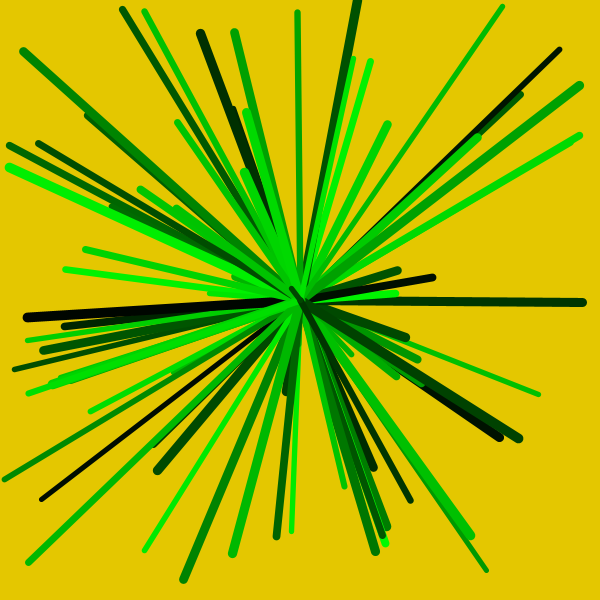
Frame 1 (no input)
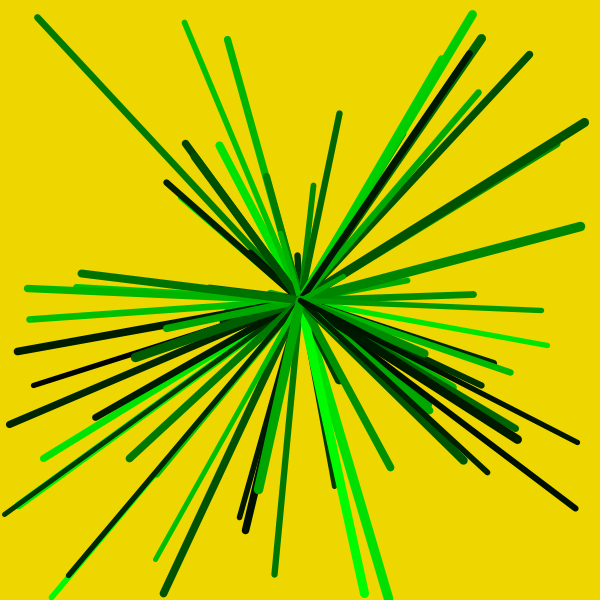
Frame 60 (the mouse pressed at the canvas centre just before this capture)
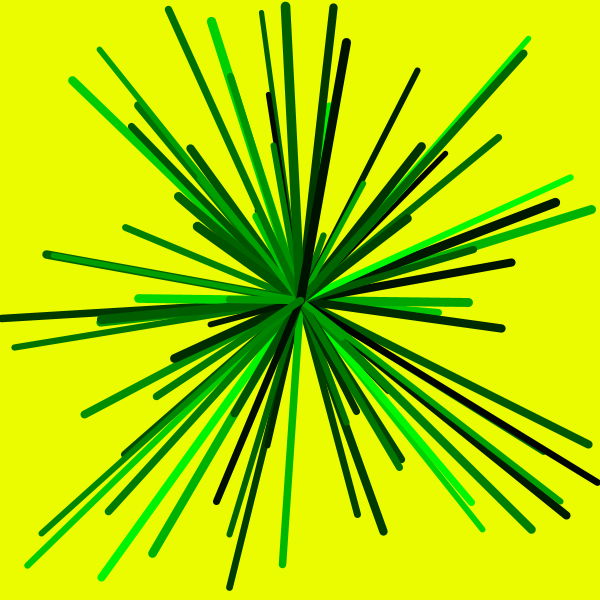
Frame 120 (the mouse held since frame 60 and released just before this capture)

The Processing sketch that drew these frames (run headless with seeded random() and noise(); from frame 60 on, the mouse is pressed at the canvas centre):

// Processing sketch: processing_58763
// ── processing_58763.pde

void setup () {//comando para defenir as propriedades do ambiente inicial, tais como tamalho da janela, cor de fundo, carregar imagemm, etc. antes de começar a executar 

  frameRate(10); // frames que gera por segundo
  size (600, 600); // comando para defenir o tamaho da janela  em pixeis, primeiro parametro é a largura e o segundo é altura
  smooth(); // suaviza a imagem, melhora a qualidade de imagens redimensionadas 
  //noLoop();  para o processo que continua a executar o codigo dentro do draw(), deve ser a ultima linha de codigo dentro do setup(). 
  
}

void draw() { //comando para executar 

  background (random (180, 255), random (180, 255), random (0));//random permite-me escolher uma cor aleatoria

  for (int i=0 ; i < 800 ; i = i+10) {//isto define um ciclo que vai de 0 a 800 icrementando sempre mais 1 linha

    int x1 = width/2;//gera uma variavel inteira  x1 que corresponde a metade da largura da tela 
    int y1 = height/2;// gera uma variavel inteira que corresponde a metade da altura da tela 
    float x2 = random (width);//gera uma varaivel que corresponde a aqualquer valor da tela neste ca so no eixo x
    float y2 = random (height);//gera uma varaivel que corresponde a aqualquer valor da tela neste ca so no eixo y
    stroke(0, random (255), 0);// gera valores aleatóriso para a componente verde para a linha
    strokeWeight(random(5,10));// gera valores aleatórios para a espessura da linha entre 5 e 10
    line (x1, y1, x2, y2); //linha e os seus dois pontos extremos 
  }

}
